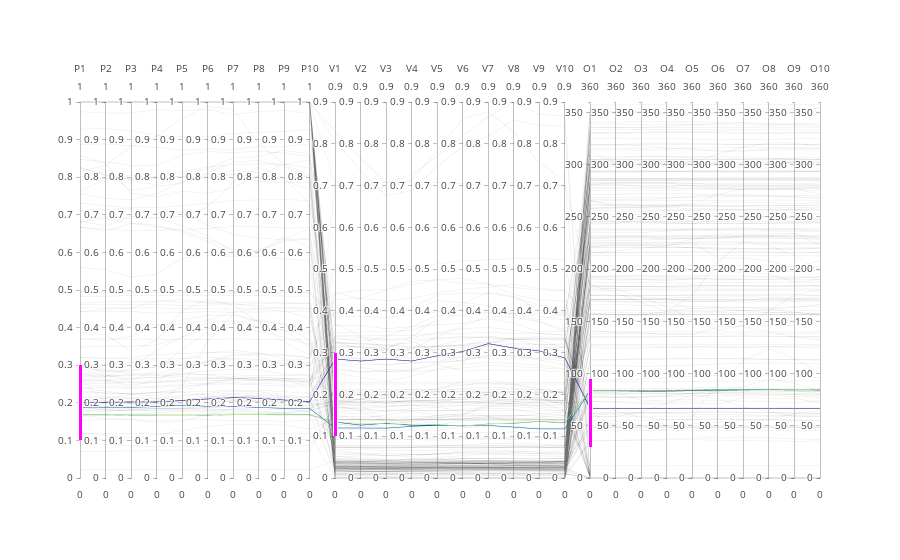

The code cell stored with this chart in its notebook:
### Markdown cell above
#### Pressure, Events, and Orientation Feature Groups:

### Code cell
# Parallel coordinates plot for raw pressure, events, and orientation data:
data = [
    go.Parcoords(
        line = dict(color = all_data_grouped['ID'],
                   colorscale = 'Jet',
                   showscale = False,
                   reversescale = False,
                   cmin = 0,
                   cmax = 200),
        hoverinfo = all_data_grouped['ID'],
        dimensions = list([
            
            # Pressure:
            dict(range = [0,1],
                 constraintrange = [0.1,0.3],
                 label = 'P1', values = all_data_grouped['pres1']),
            dict(range = [0,1],
                 label = 'P2', values = all_data_grouped['pres2']),
            dict(range = [0,1],
                 label = 'P3', values = all_data_grouped['pres3']),
            dict(range = [0,1],
                 label = 'P4', values = all_data_grouped['pres4']),
            dict(range = [0,1],
                 label = 'P5', values = all_data_grouped['pres5']),
            dict(range = [0,1],
                 label = 'P6', values = all_data_grouped['pres6']),
            dict(range = [0,1],
                 label = 'P7', values = all_data_grouped['pres7']),
            dict(range = [0,1],
                 label = 'P8', values = all_data_grouped['pres8']),
            dict(range = [0,1],
                 label = 'P9', values = all_data_grouped['pres9']),
            dict(range = [0,1],
                 label = 'P10', values = all_data_grouped['pres10']),
            
           # Events:
            dict(range = [0,0.9],
                 constraintrange = [0.1,0.3],
                 label = 'V1', values = all_data_grouped['events1']),
            dict(range = [0,0.9],
                 label = 'V2', values = all_data_grouped['events2']),
            dict(range = [0,0.9],
                 label = 'V3', values = all_data_grouped['events3']),
            dict(range = [0,0.9],
                 label = 'V4', values = all_data_grouped['events4']),
            dict(range = [0,0.9],
                 label = 'V5', values = all_data_grouped['events5']),
            dict(range = [0,0.9],
                 label = 'V6', values = all_data_grouped['events6']),
            dict(range = [0,0.9],
                 label = 'V7', values = all_data_grouped['events7']),
            dict(range = [0,0.9],
                 label = 'V8', values = all_data_grouped['events8']),
            dict(range = [0,0.9],
                 label = 'V9', values = all_data_grouped['events9']),
            dict(range = [0,0.9],
                 label = 'V10', values = all_data_grouped['events10']),
            
            # Orients:
            dict(range = [0,360],
                 constraintrange = [30,95],
                 label = 'O1', values = all_data_grouped['orient1']),
            dict(range = [0,360],
                 label = 'O2', values = all_data_grouped['orient2']),
            dict(range = [0,360],
                 label = 'O3', values = all_data_grouped['orient3']),
            dict(range = [0,360],
                 label = 'O4', values = all_data_grouped['orient4']),
            dict(range = [0,360],
                 label = 'O5', values = all_data_grouped['orient5']),
            dict(range = [0,360],
                 label = 'O6', values = all_data_grouped['orient6']),
            dict(range = [0,360],
                 label = 'O7', values = all_data_grouped['orient7']),
            dict(range = [0,360],
                 label = 'O8', values = all_data_grouped['orient8']),
            dict(range = [0,360],
                 label = 'O9', values = all_data_grouped['orient9']),
            dict(range = [0,360],
                 label = 'O10', values = all_data_grouped['orient10']),
            
           
        ])
    )
]

py.iplot(data, filename = 'parcoords_p_ev_o_grouped', image_width=1500, image_height=12)

### Figure 1 — Plotly figure (JSON) as saved in the notebook; plotly's stock layout.template omitted (floating-point values rounded to 4 significant figures; data arrays with more than 128 entries replaced by an {"elided": "..."} marker saying what was removed)
{"data": [{"dimensions": [{"constraintrange": [0.1, 0.3], "label": "P1", "range": [0, 1], "values": {"elided": "192 float values"}}, {"label": "P2", "range": [0, 1], "values": {"elided": "192 float values"}}, {"label": "P3", "range": [0, 1], "values": {"elided": "192 float values"}}, {"label": "P4", "range": [0, 1], "values": {"elided": "192 float values"}}, {"label": "P5", "range": [0, 1], "values": {"elided": "192 float values"}}, {"label": "P6", "range": [0, 1], "values": {"elided": "192 float values"}}, {"label": "P7", "range": [0, 1], "values": {"elided": "192 float values"}}, {"label": "P8", "range": [0, 1], "values": {"elided": "192 float values"}}, {"label": "P9", "range": [0, 1], "values": {"elided": "192 float values"}}, {"label": "P10", "range": [0, 1], "values": {"elided": "192 float values"}}, {"constraintrange": [0.1, 0.3], "label": "V1", "range": [0, 0.9], "values": {"elided": "192 float values"}}, {"label": "V2", "range": [0, 0.9], "values": {"elided": "192 float values"}}, {"label": "V3", "range": [0, 0.9], "values": {"elided": "192 float values"}}, {"label": "V4", "range": [0, 0.9], "values": {"elided": "192 float values"}}, {"label": "V5", "range": [0, 0.9], "values": {"elided": "192 float values"}}, {"label": "V6", "range": [0, 0.9], "values": {"elided": "192 float values"}}, {"label": "V7", "range": [0, 0.9], "values": {"elided": "192 float values"}}, {"label": "V8", "range": [0, 0.9], "values": {"elided": "192 float values"}}, {"label": "V9", "range": [0, 0.9], "values": {"elided": "192 float values"}}, {"label": "V10", "range": [0, 0.9], "values": {"elided": "192 float values"}}, {"constraintrange": [30, 95], "label": "O1", "range": [0, 360], "values": {"elided": "192 float values"}}, {"label": "O2", "range": [0, 360], "values": {"elided": "192 float values"}}, {"label": "O3", "range": [0, 360], "values": {"elided": "192 float values"}}, {"label": "O4", "range": [0, 360], "values": {"elided": "192 float values"}}, {"label": "O5", "range": [0, 360], "values": {"elided": "192 float values"}}, {"label": "O6", "range": [0, 360], "values": {"elided": "192 float values"}}, {"label": "O7", "range": [0, 360], "values": {"elided": "192 float values"}}, {"label": "O8", "range": [0, 360], "values": {"elided": "192 float values"}}, {"label": "O9", "range": [0, 360], "values": {"elided": "192 float values"}}, {"label": "O10", "range": [0, 360], "values": {"elided": "192 float values"}}], "hoverinfo": {"elided": "192 int values"}, "line": {"cmax": 200, "cmin": 0, "color": {"elided": "192 int values"}, "colorscale": "Jet", "reversescale": false, "showscale": false}, "type": "parcoords"}], "layout": {}}
